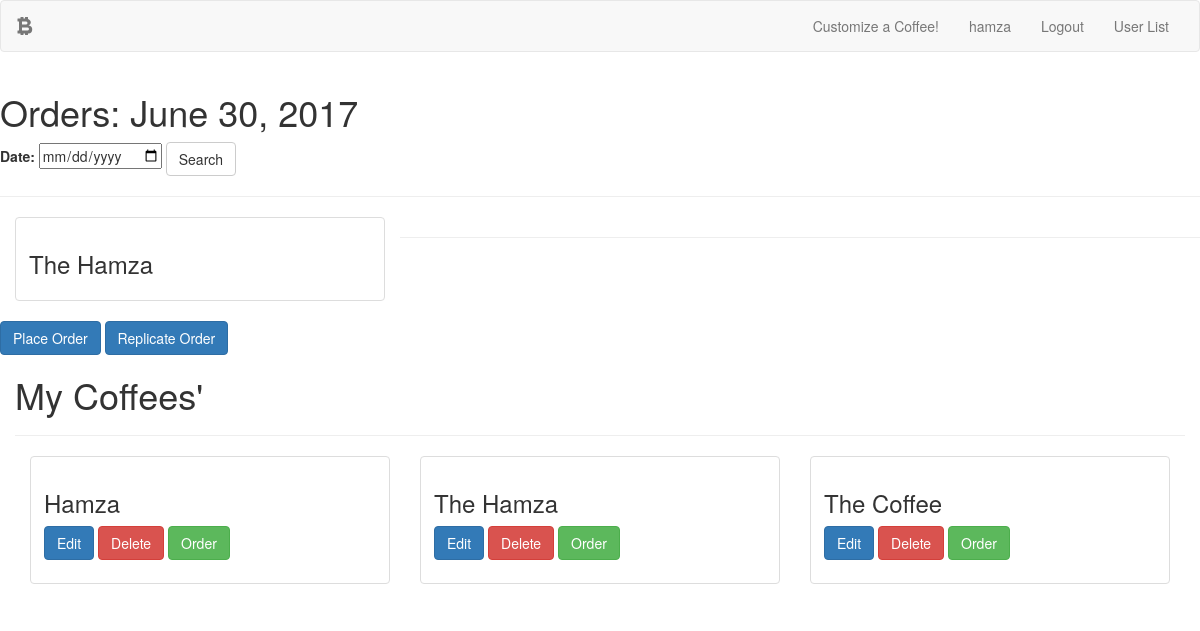
The app's page /home/ (signed in) with its own data.
### main/models.py (models this page shows, shortened)
class Order(models.Model):
    user = models.ForeignKey(User)
    coffee = models.ForeignKey(Coffee)
    date = models.DateField()

class Coffee(models.Model):
    user = models.ForeignKey(User)
    name = models.CharField(max_length=255)
    bean = models.ForeignKey(Bean)
    roast = models.ForeignKey(Roast)
    espresso_shots = models.PositiveIntegerField(default=1)
    water = models.FloatField(default=100)
    steamed_milk = models.BooleanField(default=False)
    foam = models.FloatField(default=2)
    powder = models.ManyToManyField(Powder, blank=True)
    syrup = models.ManyToManyField(Syrup, blank=True)
    extra_instructions = models.TextField(null=True, blank=True)
    def __str__(self):
        return self.name

### main/views.py (the view)
# urls.py: url(r'^home/$', views.home, name='home'),
def home(request):
    context = {}
    if not request.user.is_authenticated():
        return redirect("github_login")
    user = request.user
    context['user'] = user
    if request.method=="POST":
        form = SearchForm(request.POST)
        context['form']=form
        if form.is_valid():
            date = form.cleaned_data['date']
            context['today']=date
            order_list = Order.objects.filter(user=user, date=date)
            context['order_list']=order_list
    else:
        form = SearchForm()
        context['form']=form
        today = datetime.date.today()
        context['today']=today
        order_list = Order.objects.filter(user=user, date=today)
        context['order_list']=order_list
    coffee_list = Coffee.objects.filter(user=user)
    context['coffee_list']=coffee_list
    return render(request, 'home.html', context)

### main/forms.py
class SearchForm(forms.Form):
    date = forms.DateField(widget = forms.DateInput(attrs={"type":"date"}))

### main/templates/home.html (shortened to what this page needs)
{% extends 'base.html' %}
{% load crispy_forms_tags %}
{% block content %}
<div class="row">
  <div class="row">
    <h1>Orders: {{today}}</h1>
    <form class="" action="{% url 'home' %}" method="post">
      {{form}}
      <input type="submit" class="btn btn-default" value="Search">
    </form>
    <hr>
  </div>
  {% if order_list %}
  <div class="row">
    {% for order in order_list %}
      <div class="col-sm-6 col-md-4">
        <div class="thumbnail">
          <div class="caption">
            <h3>{{order.coffee}}</h3>
          </div>
        </div>
      </div>
    {% endfor %}
    <hr>
  </div>
  <div class="row">
    <a href="{% url 'place_order' today.year today.month today.day %}" class="btn btn-primary" role="button">Place Order</a>
    <a href="{% url 'replicate_order' today.year today.month today.day %}" class="btn btn-primary" role="button">Replicate Order</a>
  </div>
  {% else %}
  <div class="row">
    <h4>No orders for this date</h4>
  </div>
  {% endif %}
</div>
<div class="row">
  <h1>My Coffees'</h1>
  <hr>
  {% for coffee in coffee_list %}
    <div class="col-sm-6 col-md-4">
      <div class="thumbnail">
        <div class="caption">
          <h3>{{coffee.name}}</h3>
          <p>
            <a href="{% url 'edit_coffee' coffee_id=coffee.id %}" class="btn btn-primary" role="button">Edit</a>
            <a href="{% url 'delete_coffee' coffee_id=coffee.id %}" class="btn btn-danger" role="button">Delete</a>
            <a href="{% url 'create_order' coffee_id=coffee.id %}" class="btn btn-success" role="button">Order</a>
          </p>
        </div>
      </div>
    </div>
  {% endfor %}
</div>
{% endblock %}

### main/templates/base.html (shortened to what this page needs)
<!DOCTYPE html>
{% load static %}
<html>
  <head>
    <link rel="stylesheet" href="{% static 'css/bootstrap.min.css' %}">
  </head>
  <body>
    <nav class="navbar navbar-default">
      <div class="container-fluid">
        <div class="navbar-header">
          <a class="navbar-brand" href="#"><span class="glyphicon glyphicon-bitcoin" aria-hidden="true"></span></a>
        </div>
        <div class="collapse navbar-collapse" id="bs-example-navbar-collapse-1">
          <ul class="nav navbar-nav navbar-right">
            <li><a href="{% url 'create_coffee' %}">Customize a Coffee!</a></li>
            <li><a href="#">{{request.user}}</a></li>
            {% if request.user.is_authenticated %}
            <li><a href="{% url 'account_logout' %}">Logout</a></li>
            {% endif %}
            {% if request.user.is_superuser or request.user.is_staff %}
            <li><a href="{% url 'user_list' %}">User List</a></li>
            {% endif %}
          </ul>
        </div>
      </div>
    </nav>
    <div class="container">
      {% block content %} {% endblock%}
    </div>
  </body>
  </html>

### records on screen
Order: date "June 30, 2017", coffee "The Hamza"
Coffee: name "Hamza"
Coffee: name "The Hamza"
Coffee: name "The Coffee"

### other values on screen
{{ request.user }} "hamza"
